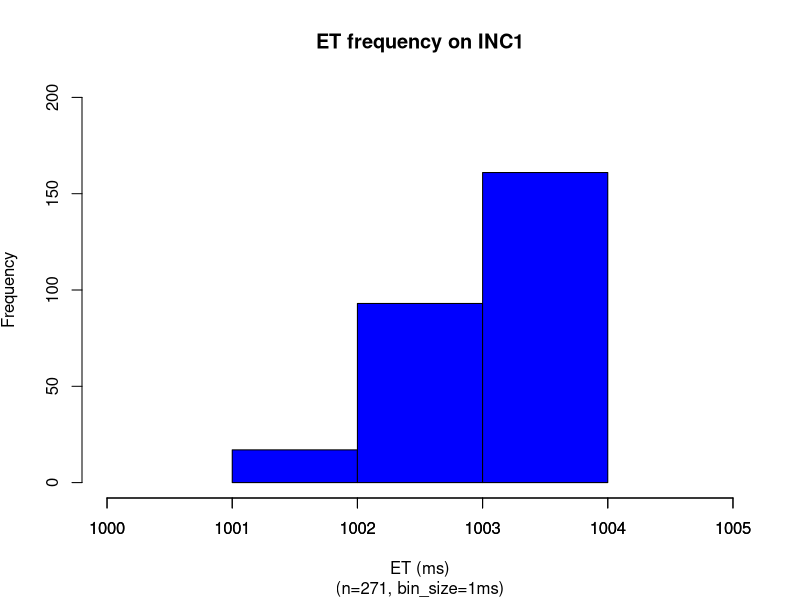
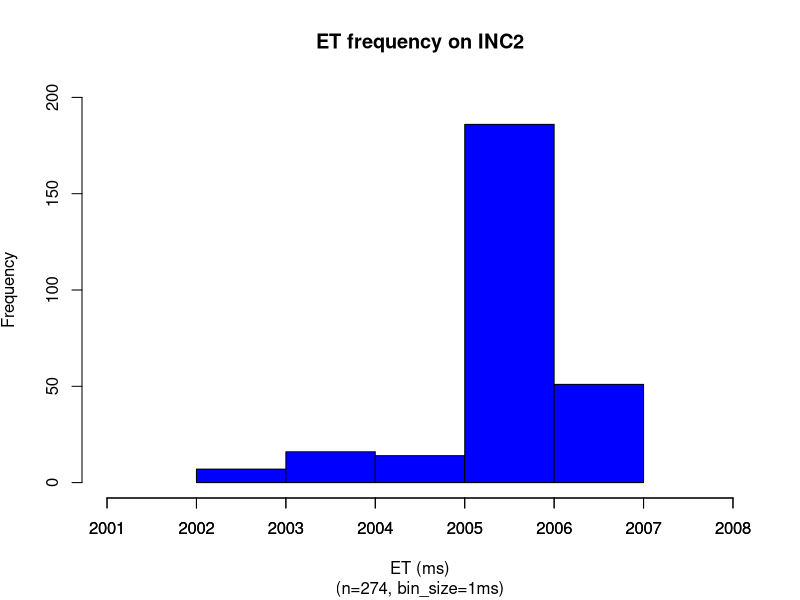
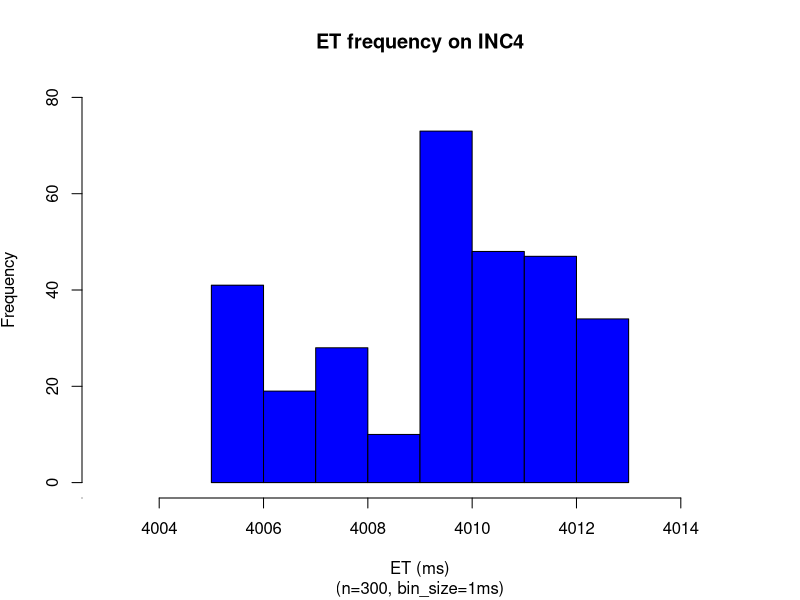
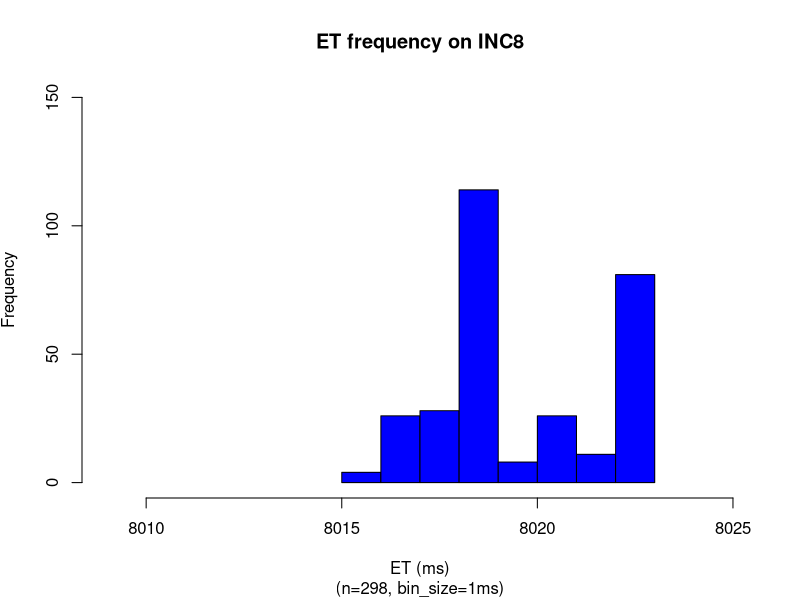
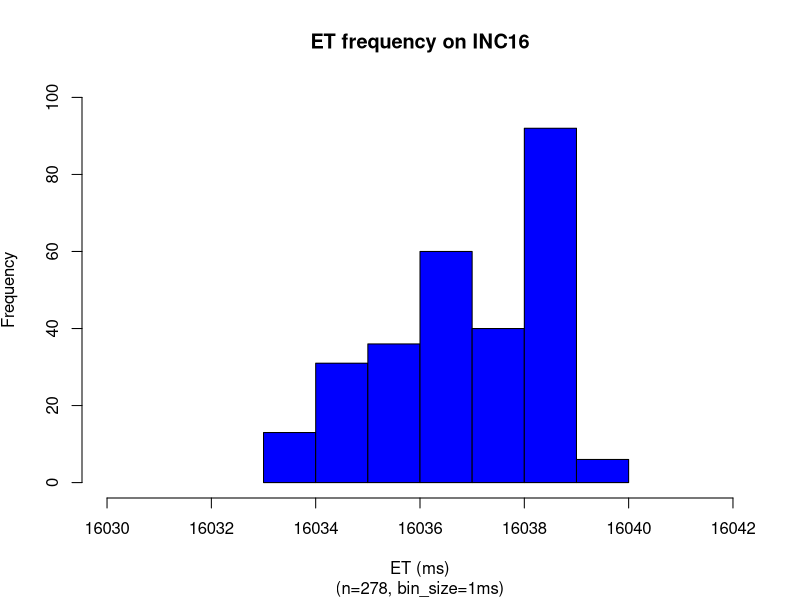
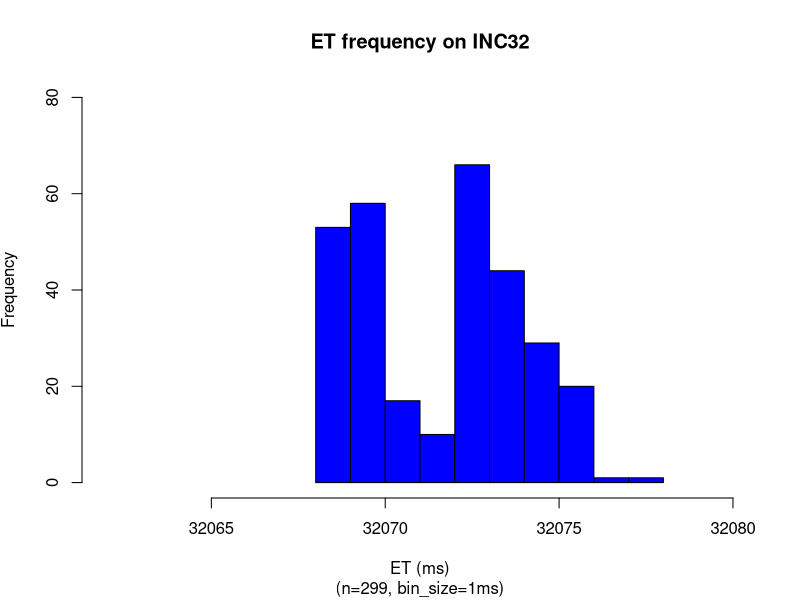
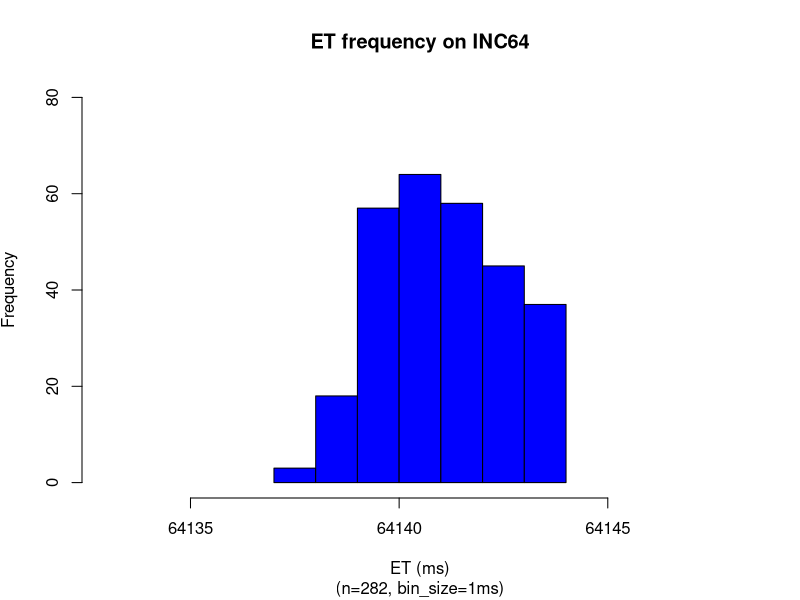
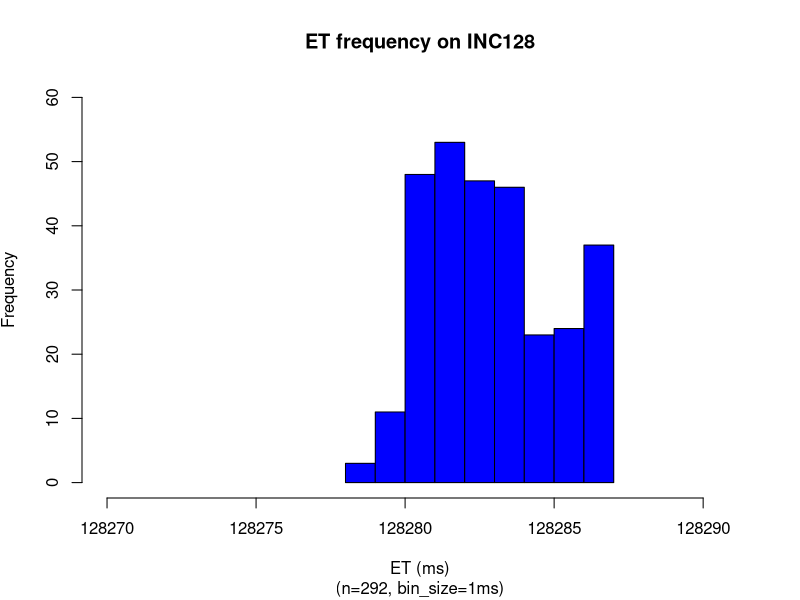

Recreate these plots in R, in order.
### sodb10
numSamples <- 300
x = read.csv(file="1_sec.dat",head=TRUE,sep="\t")
x <- subset(x, x$ITERNUM <= numSamples)
setEPS()
postscript("1_sec_et_hist_v5.eps")
binsize=1
x_up = mean(x$METIME) + 2*sd(x$METIME)
x_dn = mean(x$METIME) - 2*sd(x$METIME)
x = subset(x, x$METIME >= x_dn & x$METIME <= x_up)
nbins <- ceiling((max(x$METIME)-min(x$METIME)) / binsize)
h = hist(x$METIME, right=F, breaks=nbins,plot=F)
ymax <- max(h$counts)
ymax <- ceiling(ymax/100)*100
xmin <-min(x$METIME)
xmax <-max(x$METIME)
plot(h, axes = TRUE,freq=TRUE,ylim=c(0,ymax), xlim=c(xmin-1,xmax+1),col="blue", main='ET frequency on INC1', 
sub=paste("(n=",nrow(x),", bin_size=",binsize,"ms)",sep=""), 
xlab='ET (ms)', ylab=expression('Frequency'))
xaxtl <- seq(xmin-1,xmax+1,by=1)
axis(side=1, at=xaxtl, labels=xaxtl)
dev.off()

x = read.csv(file="2_sec.dat",head=TRUE,sep="\t")
x <- subset(x, x$ITERNUM <= numSamples)
setEPS()
postscript("2_sec_et_hist_v5.eps")
binsize=1
x_up = mean(x$METIME) + 2*sd(x$METIME)
x_dn = mean(x$METIME) - 2*sd(x$METIME)
x = subset(x, x$METIME >= x_dn & x$METIME <= x_up)
nbins <- ceiling((max(x$METIME)-min(x$METIME)) / binsize)
h = hist(x$METIME, right=F, breaks=nbins,plot=F)
ymax <- max(h$counts)
ymax <- ceiling(ymax/100)*100
xmin <-min(x$METIME)
xmax <-max(x$METIME)
plot(h, axes = TRUE,freq=TRUE,ylim=c(0,ymax), xlim=c(xmin-1,xmax+1),col="blue", main='ET frequency on INC2', 
sub=paste("(n=",nrow(x),", bin_size=",binsize,"ms)",sep=""), 
xlab='ET (ms)', ylab=expression('Frequency'))
xaxtl <- seq(xmin-1,xmax+1,by=1)
axis(side=1, at=xaxtl, labels=xaxtl)
dev.off()

x = read.csv(file="4_sec.dat",head=TRUE,sep="\t")
x <- subset(x, x$ITERNUM <= numSamples)
setEPS()
postscript("4_sec_et_hist_v5.eps")
binsize=1
x_up = mean(x$METIME) + 2*sd(x$METIME)
x_dn = mean(x$METIME) - 2*sd(x$METIME)
x = subset(x, x$METIME >= x_dn & x$METIME <= x_up)
nbins <- ceiling((max(x$METIME)-min(x$METIME)) / binsize)
h = hist(x$METIME, right=F, breaks=nbins,plot=F)
ymax <- max(h$counts)
ymax <- ceiling(ymax/100)*100
ymax <- 80
xmin <-min(x$METIME)
xmax <-max(x$METIME)
plot(h, freq=TRUE,ylim=c(0,ymax), xlim=c(xmin-2,xmax+2),col="blue", main='ET frequency on INC4', 
sub=paste("(n=",nrow(x),", bin_size=",binsize,"ms)",sep=""), 
xlab='ET (ms)', ylab=expression('Frequency'))
axis(side=1, at=xaxtl, labels=xaxtl)
dev.off()

x = read.csv(file="8_sec.dat",head=TRUE,sep="\t")
x <- subset(x, x$ITERNUM <= numSamples)
setEPS()
postscript("8_sec_et_hist_v5.eps")
binsize=1
x <- subset(x, x$ITERNUM != 27)
x_up = mean(x$METIME) + 2*sd(x$METIME)
x_dn = mean(x$METIME) - 2*sd(x$METIME)
x = subset(x, x$METIME >= x_dn & x$METIME <= x_up)
nbins <- ceiling((max(x$METIME)-min(x$METIME)) / binsize)
h = hist(x$METIME, right=F, breaks=nbins,plot=F)
xmin <-min(x$METIME)
xmax <-max(x$METIME)
ymax <- max(h$counts)
ymax <- ceiling(ymax/100)*100
ymax <- 150
plot(h, freq=TRUE,ylim=c(0,ymax), xlim=c(xmin-binsize-5,xmax+binsize+1),col="blue", main='ET frequency on INC8', 
sub=paste("(n=",nrow(x),", bin_size=",binsize,"ms)",sep=""), 
xlab='ET (ms)', ylab=expression('Frequency'))
dev.off()

x = read.csv(file="16_sec.dat",head=TRUE,sep="\t")
x <- subset(x, x$ITERNUM <= numSamples)
setEPS()
postscript("16_sec_et_hist_v5.eps")
#x <- subset(x, x$ITERNUM != 686 & x$ITERNUM != 700)
x_up = mean(x$METIME) + 2*sd(x$METIME)
x_dn = mean(x$METIME) - 2*sd(x$METIME)
x = subset(x, x$METIME >= x_dn & x$METIME <= x_up)
nbins <- ceiling((max(x$METIME)-min(x$METIME)) / binsize)
h = hist(x$METIME, right=F, breaks=nbins,plot=F)
xmin <-min(x$METIME)
xmax <-max(x$METIME)
ymax <- max(h$counts)
ymax <- ceiling(ymax/100)*100
ymax <- 100
plot(h, freq=TRUE,ylim=c(0,ymax), xlim=c(xmin-3,xmax+2),col="blue", main='ET frequency on INC16', 
sub=paste("(n=",nrow(x),", bin_size=",binsize,"ms)",sep=""), 
xlab='ET (ms)', ylab=expression('Frequency'))
dev.off()


x = read.csv(file="32_sec.dat",head=TRUE,sep="\t")
x <- subset(x, x$ITERNUM <= numSamples)
setEPS()
postscript("32_sec_et_hist_v5.eps")
#x <- subset(x, x$ITERNUM != 284 & x$ITERNUM != 291 & x$ITERNUM != 727 & x$ITERNUM != 732 & x$ITERNUM != 734)
x_up = mean(x$METIME) + 2*sd(x$METIME)
x_dn = mean(x$METIME) - 2*sd(x$METIME)
binsize=1
x = subset(x, x$METIME >= x_dn & x$METIME <= x_up)
nbins <- ceiling((max(x$METIME)-min(x$METIME)) / binsize)
h = hist(x$METIME, right=F, breaks=nbins,plot=F)
xmin <-min(x$METIME)
xmax <-max(x$METIME)
ymax <- max(h$counts)
ymax <- ceiling(ymax/100)*100
ymax <- 80
plot(h, freq=TRUE,ylim=c(0,ymax), xlim=c(xmin-6,xmax+2),col="blue", main='ET frequency on INC32', 
sub=paste("(n=",nrow(x),", bin_size=",binsize,"ms)",sep=""), 
xlab='ET (ms)', ylab=expression('Frequency'))
#xaxtl <- seq(xmin-1,xmax+1,by=1)
#axis(side=1, at=xaxtl, labels=xaxtl)
dev.off()

x = read.csv(file="64_sec.dat",head=TRUE,sep="\t")
x <- subset(x, x$ITERNUM <= numSamples)
setEPS()
postscript("64_sec_et_hist_v5.eps")
#x <- subset(x, x$ITERNUM != 85 & x$ITERNUM != 89 & x$ITERNUM != 308 & x$ITERNUM != 312 & x$ITERNUM != 437 & x$ITERNUM != 437 & x$ITERNUM != 531 & x$ITERNUM != 535 & x$ITERNUM != 754 & x$ITERNUM != 758 & x$ITERNUM != 977 & x$ITERNUM != 981)
x_up = mean(x$METIME) + 2*sd(x$METIME)
x_dn = mean(x$METIME) - 2*sd(x$METIME)
binsize=1
x = subset(x, x$METIME >= x_dn & x$METIME <= x_up)
nbins <- ceiling((max(x$METIME)-min(x$METIME)) / binsize)
h = hist(x$METIME, right=F, breaks=nbins,plot=F)
xmin <-min(x$METIME)
xmax <-max(x$METIME)
ymax <- max(h$counts)
ymax <- ceiling(ymax/100)*100
ymax <- 80
plot(h, freq=TRUE,ylim=c(0,ymax), xlim=c(xmin-4,xmax+4),col="blue", main='ET frequency on INC64', 
sub=paste("(n=",nrow(x),", bin_size=",binsize,"ms)",sep=""), 
xlab='ET (ms)', ylab=expression('Frequency'))
dev.off()

x = read.csv(file="128_sec.dat",head=TRUE,sep="\t")
x <- subset(x, x$ITERNUM <= numSamples)
setEPS()
postscript("128_sec_et_hist_v5.eps")
#x <- subset(x, x$ITERNUM != 90 & x$ITERNUM != 202)
x_up = mean(x$METIME) + 2*sd(x$METIME)
x_dn = mean(x$METIME) - 2*sd(x$METIME)
binsize=1
x = subset(x, x$METIME >= x_dn & x$METIME <= x_up)
nbins <- ceiling((max(x$METIME)-min(x$METIME)) / binsize)
h = hist(x$METIME, right=F, breaks=nbins,plot=F)
xmin <-min(x$METIME)
xmax <-max(x$METIME)
ymax <- max(h$counts)
ymax <- ceiling(ymax/100)*100
ymax <- 60
plot(h, freq=TRUE,ylim=c(0,ymax), xlim=c(xmin-8,xmax+4),col="blue", main='ET frequency on INC128', 
sub=paste("(n=",nrow(x),", bin_size=",binsize,"ms)",sep=""), 
xlab='ET (ms)', ylab=expression('Frequency'))
dev.off()
